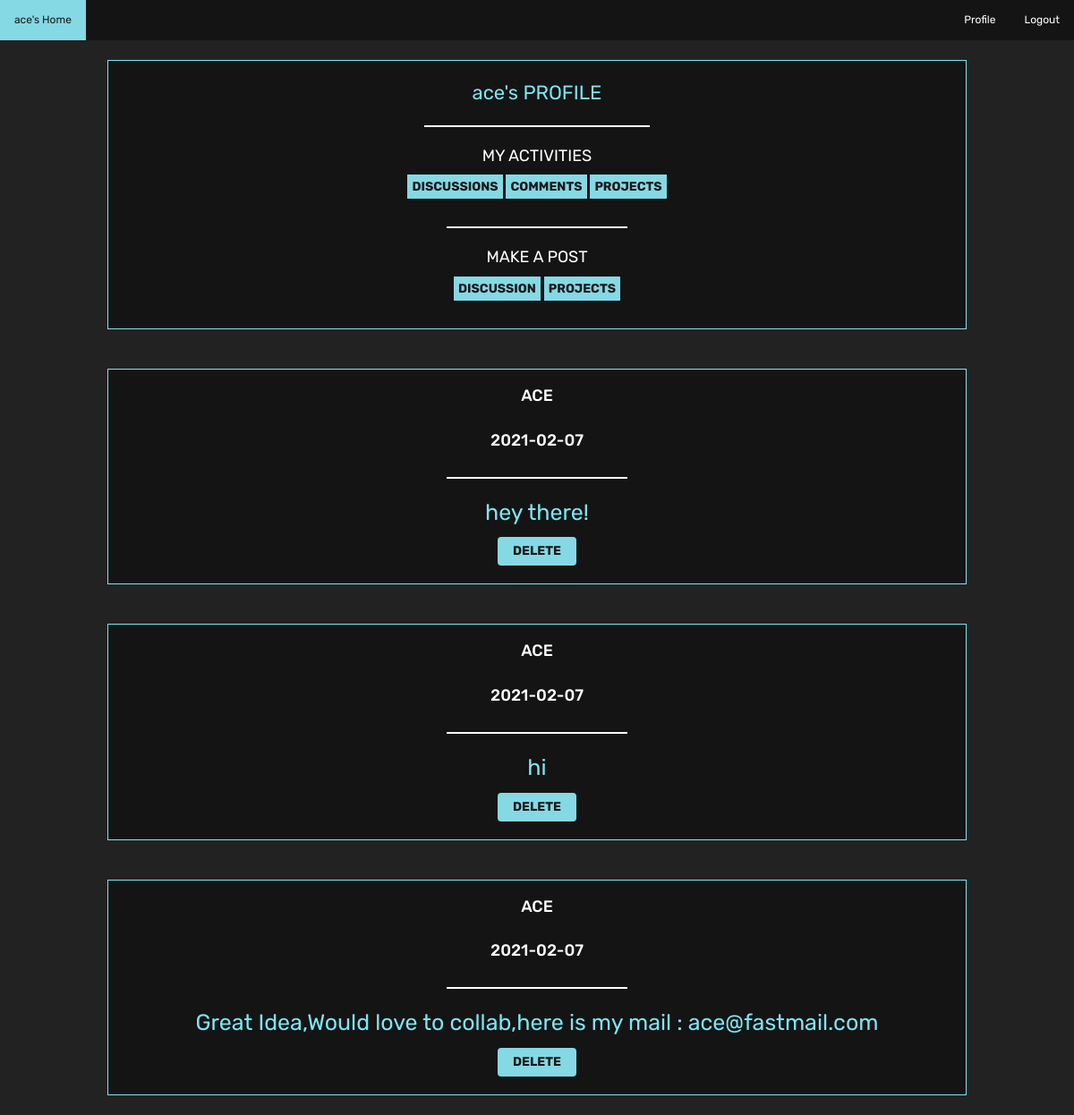
/usersave.php?comment=1 (signed in), run on the app's committed database.
### tables this page shows
CREATE TABLE `postcomments` (
  `postid` int(11) NOT NULL,
  `email` varchar(255) NOT NULL,
  `comment` varchar(255) NOT NULL,
  `dates` date DEFAULT NULL
);

CREATE TABLE `projectcomments` (
  `postid` int(11) NOT NULL,
  `email` varchar(255) NOT NULL,
  `comment` varchar(255) NOT NULL,
  `dates` date NOT NULL
);

### get_savedposts.php (the view, shortened to what this page needs)
<?php
function getMyComments(){
  $con = mysqli_connect("localhost","root","","posts");
  $user=$_SESSION['email'];
  $query = "SELECT * FROM `postcomments` where email='$user'";
  $result=mysqli_query($con,$query);
  while($row2=mysqli_fetch_array($result)){
    echo '
    <div class="searchbar">
    <h3 class="cmname">'.$row2['email'].'</h3>
    <h3 class="cmname">'.$row2['dates'].'</h3>
    <hr width="200px">
    <p class="cmcontent">'.$row2['comment'].'</p>
    ';
    if($_SESSION['email']===$row2['email'])
    {
      echo '
      <button type="submit" class="btn btn-primary" id="lgn"><a class="btnLike" style="width:6%;" href="deleteComment.php?id='.$row2["postid"].'">DELETE</a></button>
      <br>
      </div>
      ';
    }
    else{
      echo'
      </div>';
    }
}
}
function getMyProjComments(){
  $con = mysqli_connect("localhost","root","","posts");
  $user=$_SESSION['email'];
  $query = "SELECT * FROM `projectcomments` where email='$user'";
  $result=mysqli_query($con,$query);
  while($row2=mysqli_fetch_array($result)){
    echo '
    <div class="searchbar">
    <h3 class="cmname">'.$row2['email'].'</h3>
    <h3 class="cmname">'.$row2['dates'].'</h3>
    <hr width="200px">
    <p class="cmcontent">'.$row2['comment'].'</p>
    ';
    if($_SESSION['email']===$row2['email'])
    {
      echo '
      <button type="submit" class="btn btn-primary" id="lgn"><a class="btnLike" style="width:6%;" href="deleteComment.php?id='.$row2["postid"].'">DELETE</a></button>
      <br>
      </div>
      ';
    }
    else{
      echo'
      </div>';
    }
}
}
?>

### styles/inprof.css (style rules this page uses)
body { background: #222222; }
#lgn { background-color:#fff; color:#222222; border:0; font-family: 'Rubik', sans-serif; }
.searchbar { background: #141414; border:1px solid #7FE5F0; width: 70%; margin:22px auto; display: table; }
.searchbar { display: flex; flex-direction: column; align-items: center; text-align: center; }
hr { border: 1px solid ; color:#fff; }
.cmcontent { font-size: 25px; font-family: 'Rubik', sans-serif; color:#7FE5F0; }
.cmname { text-transform: uppercase; font-size: 18px; font-family: 'Rubik', sans-serif; color:#fff; }
#lgn { background-color:#84D9E5; color:#191919; border:0; font-weight: bold; font-family: 'Rubik', sans-serif; }
.btnLike { width: 100%; padding: 5px; background-color:#84D9E5; color:#191919; border:0; font-weight: bold; font-family: 'Rubik', sans-serif; }
@media screen and (max-width: 1200px) { .searchbar { width: 80%; } }

### data on the page
postcomments: email "ACE", dates "2021-02-07", comment "hey there!"
projectcomments: email "ACE", dates "2021-02-07", comment "hi"
projectcomments: email "ACE", dates "2021-02-07", comment "Great Idea,Would love to collab,here is my mail : ace@fastmail.com"

### other printed values
$_SESSION["email"] "ace"
